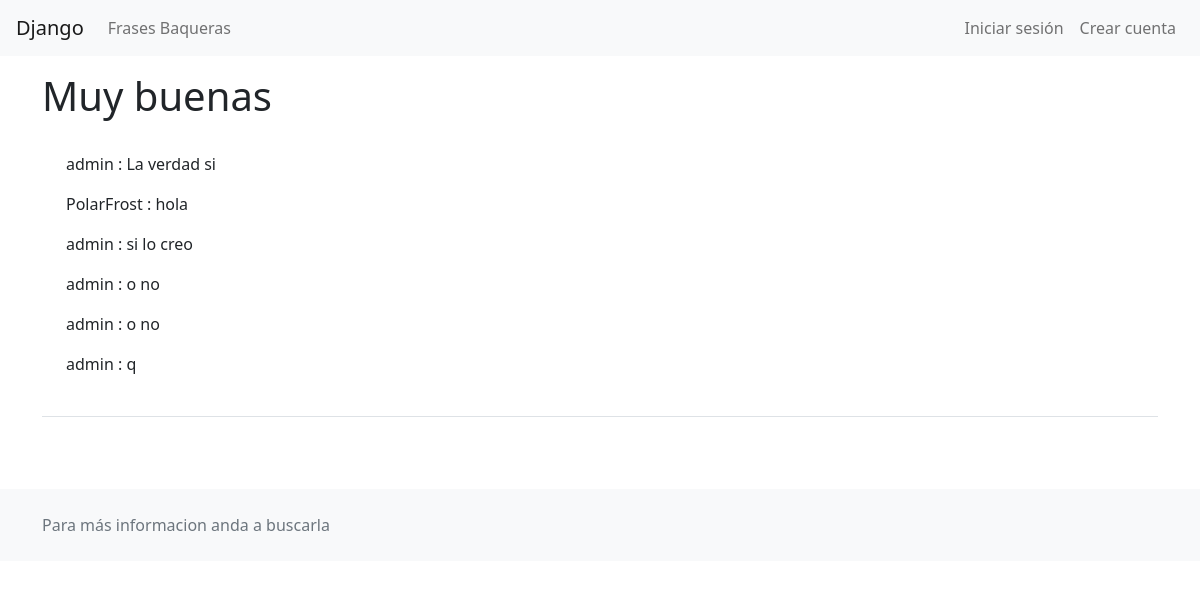
/coment/8, run on the app's committed database.
### base/models.py (models this page shows, shortened)
class Post(models.Model):
    title = models.CharField(max_length=200)
    text = models.TextField()
    update = models.DateTimeField(auto_now=True)
    created = models.DateTimeField(auto_now_add=True)
    user = models.ForeignKey(User, null=True, on_delete=models.SET_NULL)

class Comment(models.Model):
    text = models.TextField()
    user = models.ForeignKey(User, null=True, on_delete=models.SET_NULL)
    post = models.ForeignKey(Post, on_delete=models.CASCADE)
    update = models.DateTimeField(auto_now=True)
    created = models.DateTimeField(auto_now_add=True)

### base/views.py (the view)
# urls.py: path('coment/<int:id>', views.coment),
def coment(request, id = None):
    posts = Post.objects.get(id = id)
    return render(request, 'coment.html', {'posts': posts})

### templates/coment.html (shortened to what this page needs)
{% extends "layouts/main.html" %}
{% block content %}
<h1>{{posts.title}}</h1>
    <div class="p-4 border-bottom">
        {% for c in posts.comment_set.all %}
           <p> {{c.user.username}} : {{ c.text }} </p>
        {% endfor %}
    </div>
{% endblock %}

### static/style/estilo.css (style rules this page uses)
* { margin: 0; padding: 0; }

### data on the page
Post: title "Muy buenas"
Comment: user.username "admin", text "La verdad si"
Comment: user.username "PolarFrost", text "hola"
Comment: user.username "admin", text "si lo creo"
Comment: user.username "admin", text "o no"
Comment: user.username "admin", text "o no"
Comment: user.username "admin", text "q"
